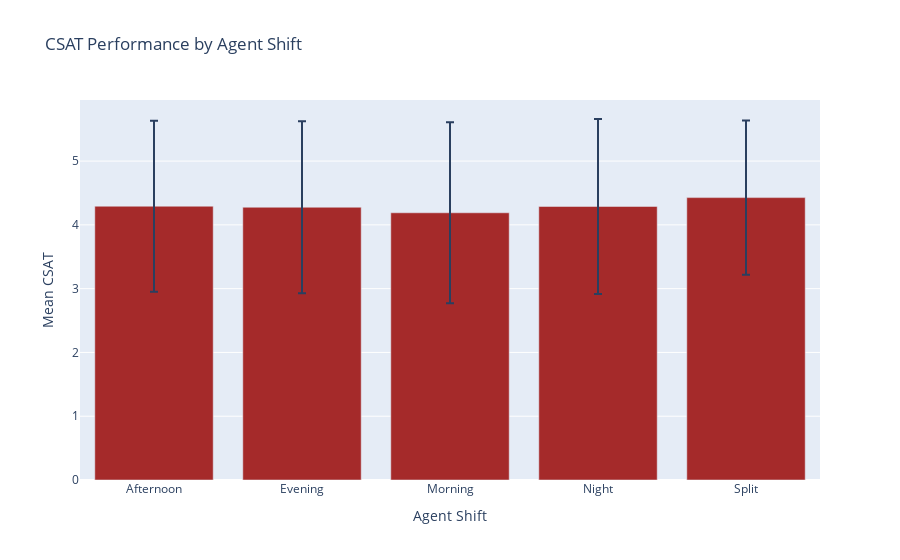

This figure's notebook cell:
### Markdown cell above
#### Chart - 5

### Code cell
# INSIGHT 6: Agent Shift Performance
# Perfect chart: Bar with Error Bars
#=============================
if 'Agent Shift' in df_clean.columns:
    shift_stats = df_clean.groupby('Agent Shift')['CSAT Score'].agg(['mean','std']).reset_index()
    fig = go.Figure()
    fig.add_trace(go.Bar(
        x=shift_stats['Agent Shift'], y=shift_stats['mean'],
        error_y=dict(type='data', array=shift_stats['std']),
        marker_color='brown'
    ))
    fig.update_layout(title='CSAT Performance by Agent Shift', xaxis_title='Agent Shift', yaxis_title='Mean CSAT')
    fig.show()

### Figure 1 — Plotly figure (JSON) as saved in the notebook; plotly's stock layout.template omitted (floating-point values rounded to 4 significant figures)
{"data": [{"error_y": {"array": [1.341, 1.349, 1.419, 1.371, 1.208], "type": "data"}, "marker": {"color": "brown"}, "type": "bar", "x": ["Afternoon", "Evening", "Morning", "Night", "Split"], "y": [4.292, 4.276, 4.189, 4.289, 4.427]}], "layout": {"title": {"text": "CSAT Performance by Agent Shift"}, "xaxis": {"title": {"text": "Agent Shift"}}, "yaxis": {"title": {"text": "Mean CSAT"}}}}
